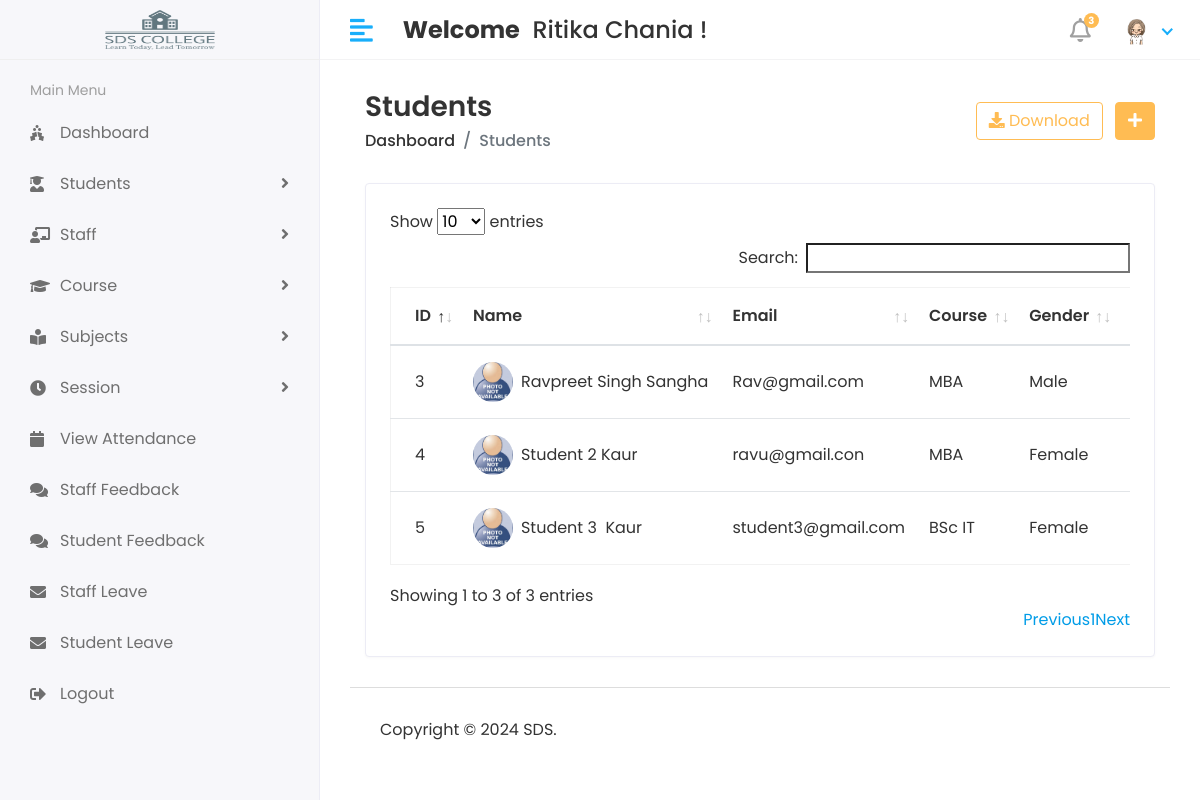
The app's page /Hod/Student/View (signed in) with its own data.
### app/models.py (models this page shows, shortened)
class CustomUser(AbstractUser):
    USER = (
        (1,'HOD'),
        (2,'STAFF'),
        (3,'STUDENT'),
    )
    user_type = models.CharField(choices=USER,max_length=50,default=1)
    profile_pic = models.ImageField(upload_to='media/profile_pic')

class Student(models.Model):
    admin = models.OneToOneField(CustomUser,on_delete=models.CASCADE)
    address = models.TextField()
    gender = models.CharField(max_length=100)
    course_id = models.ForeignKey(Course,on_delete=models.DO_NOTHING)
    session_year_id = models.ForeignKey(Session_Year,on_delete=models.DO_NOTHING)
    created_at = models.DateTimeField(auto_now_add=True)
    updated_at = models.DateTimeField(auto_now=True)

class Course(models.Model):
    name = models.CharField(max_length=100)
    created_at = models.DateTimeField(auto_now_add=True)
    updated_at = models.DateTimeField(auto_now=True)

### student_management_system/Hod_Views.py (the view)
# urls.py: path('Hod/Student/View',Hod_Views.VIEW_STUDENT,name='view_student'),
@login_required(login_url='/')
def VIEW_STUDENT(request):
    student = Student.objects.all()
    context = {
        'student':student,
    }
    return render(request,'Hod/view_student.html', context)

### student_management_system/templates/Hod/view_student.html (shortened to what this page needs)
{% extends 'base.html' %}
{% block content %}
{% load static %}
    <div class="content container-fluid">
       <div class="page-header">
          <div class="row align-items-center">
             <div class="col">
                <h3 class="page-title">Students</h3>
                <ul class="breadcrumb">
                   <li class="breadcrumb-item"><a href="index.html">Dashboard</a></li>
                   <li class="breadcrumb-item active">Students</li>
                </ul>
             </div>
             <div class="col-auto text-right float-right ml-auto">
                <a href="#" class="btn btn-outline-primary mr-2"><i class="fas fa-download"></i> Download</a>
                <a href="add-student.html" class="btn btn-primary"><i class="fas fa-plus"></i></a>
             </div>
          </div>
       </div>
       <div class="row">
          <div class="col-sm-12">
             <div class="card card-table">
                <div class="card-body">
                   <div class="table-responsive">
                      <table id="table_id"  class="table table-hover table-center mb-0 datatable">
                         <thead>
                            <tr>
                                <th>ID</th>
                                <th>Name</th>
                                <th>Email</th>
                                <th>Course</th>
                                <th>Gender</th>
                                <th>Address</th>
                            </tr>
                         </thead>
                         <tbody>
                            {% for i in student %}
                            <tr>
                               <td>{{i.id}}</td>
                               <td>
                                  <h2 class="table-avatar">
                                     <a href="student-details.html" class="avatar avatar-sm mr-2"><img class="avatar-img rounded-circle" src="{{i.admin.profile_pic.url}}"  alt="User Image"></a>
                                     <a href="student-details.html">{{i.admin.first_name}}&nbsp;{{i.admin.last_name}}</a>
                                  </h2>
                               </td>
                               <td>{{i.admin.email}}</td>
                           <td>{{i.course_id.name}}</td>
                           <td>{{i.gender}}</td>
                           <td>{{i.address}}</td>
                            </tr>
                            {% endfor %}
                     </tbody>
                  </table>
               </div>
            </div>
         </div>
      </div>
   </div>
</div>
{% endblock %}

### student_management_system/templates/base.html (shortened to what this page needs)
<!DOCTYPE html>
<html lang="en">
{% load static %}
   <head>
      <link rel="stylesheet" href="{% static 'assets/plugins/bootstrap/css/bootstrap.min.css' %}">
      <link rel="stylesheet" href="{% static 'assets/plugins/fontawesome/css/fontawesome.min.css' %}">
      <link rel="stylesheet" href="{% static 'assets/plugins/fontawesome/css/all.min.css' %}">
      <link rel="stylesheet" href="{% static 'assets/css/style.css' %}">
      <link rel="stylesheet" href="{% static 'assets/plugins/datatables/datatables.min.css' %}">
       <link rel="stylesheet" href="{% static 'assets/plugins/datatables/datatables.min.css' %}">
   </head>
   <body>
<div class="main-wrapper">
       {% include 'includes/header.html' %}
         {% include 'includes/sidebar.html' %}
<div class="page-wrapper">
    <div class="content container-fluid">
         {% block content %}
         {% endblock %}
          {% include 'includes/footer.html' %}
    </div>
</div>
</div>
   </body>
</html>

### student_management_system/templates/includes/header.html (shortened to what this page needs)
{% load static %}
<div class="header">
    <div class="header-left" style="display: flex; justify-content: center; align-items: center;">
       <a href="{% url 'hod_home' %}" class="logo">
       <img src="{% static 'assets/img/logo.png' %}" style="width: 110px; height: 80px; " alt="Logo" >
       </a>
    </div>
    <a href="javascript:void(0);" id="toggle_btn">
    <i class="fas fa-align-left"></i>
    </a>
    <div class="top-nav-search mt-3">
       <h4><strong>Welcome</strong> &nbsp;<span>{{user.first_name}} {{user.last_name}}</span>&nbsp;!</h4>
    </div>
    <ul class="nav user-menu">
       <li class="nav-item dropdown noti-dropdown">
          <a href="#" class="dropdown-toggle nav-link" data-toggle="dropdown">
          <i class="far fa-bell"></i> <span class="badge badge-pill">3</span>
          </a>
       </li>
       <li class="nav-item dropdown has-arrow">
          <a href="#" class="dropdown-toggle nav-link" data-toggle="dropdown">
            {% if user.profile_pic == "" %}
               <span class="user-img"><img class="rounded-circle" src="{% static 'assets/img/Dummy.jpeg' %}" width="31" alt="{{user.first_name}} {{user.last_name}}"></span>
            {% else %}
               <span class="user-img"><img class="rounded-circle" src="{{user.profile_pic.url}}" width="31" alt="{{user.first_name}} {{user.last_name}}"></span>
            {% endif %}
          </a>
       </li>
    </ul>
 </div>

### student_management_system/templates/includes/sidebar.html (shortened to what this page needs)
{% load active_link_tags %}
<div class="sidebar" id="sidebar">
    <div class="sidebar-inner slimscroll">
       <div id="sidebar-menu" class="sidebar-menu">
          <ul>
             <li class="menu-title">
                <span>Main Menu</span>
             </li>
             <li class="{% active_link 'hod_home' 'active' %}">
               <a href="{% url 'hod_home' %}"><i class="fas fa-holly-berry"></i> <span>Dashboard</span></a>
            </li>
             <li class="submenu {% active_link 'add_student' 'active' %} {% active_link 'view_student' 'active' %}">
                <a href="#"><i class="fas fa-user-graduate"></i> <span> Students</span> <span class="menu-arrow"></span></a>
             </li>
             <li class="submenu {% active_link 'add_staff' 'active' %} {% active_link 'view_staff' 'active' %}">
                <a href="#"><i class="fas fa-chalkboard-teacher"></i> <span> Staff</span> <span class="menu-arrow"></span></a>
             </li>
             <li class="submenu {% active_link 'add_course' 'active' %} {% active_link 'view_course' 'active' %}">
                <a href="#"><i class="fa fa-graduation-cap"></i> <span> Course</span> <span class="menu-arrow"></span></a>
             </li>
             <li class="submenu {% active_link 'add_subject' 'active' %} {% active_link 'view_subject' 'active' %}">
                <a href="#"><i class="fas fa-book-reader"></i> <span> Subjects</span> <span class="menu-arrow"></span></a>
             </li>
             <li class="submenu">
               <a href="#"><i class="fas fa-clock"></i> <span> Session</span> <span class="menu-arrow"></span></a>
            </li>
             <li>
               <a href="holiday.html"><i class="fa fa-calendar"></i> <span> View Attendance</span></a>
               </li>
               <li>
               <a href="holiday.html"><i class="fas fa-comments"></i> <span> Staff Feedback</span></a>
               </li>
               <li>
               <a href="holiday.html"><i class="fas fa-comments"></i> <span> Student Feedback</span></a>
               </li>
               <li>
               <a href="holiday.html"><i class="fas fa-envelope"></i> <span> Staff Leave</span></a>
               </li>
               <li>
               <a href="holiday.html"><i class="fas fa-envelope"></i> <span> Student Leave</span></a>
               </li>
               <li>
               <a href="{% url 'logout' %}"><i class="fas fa-sign-out-alt"></i> <span> Logout</span></a>
               </li>
               </ul>
       </div>
    </div>
 </div>

### student_management_system/templates/includes/footer.html
<footer>
    <p>Copyright © 2024 SDS.</p>
</footer>

### records on screen
CustomUser: first_name "Ritika", last_name "Chania", profile_pic (picture)
Student: id "3", admin.profile_pic (placeholder picture), admin.first_name "Ravpreet Singh", admin.last_name "Sangha", admin.email "Rav@gmail.com", course_id.name "MBA", gender "Male"
Student: id "4", admin.profile_pic (placeholder picture), admin.first_name "Student 2", admin.last_name "Kaur", admin.email "ravu@gmail.con", course_id.name "MBA", gender "Female"
Student: id "5", admin.profile_pic (placeholder picture), admin.first_name "Student 3", admin.last_name "Kaur", admin.email "student3@gmail.com", course_id.name "BSc IT", gender "Female"
